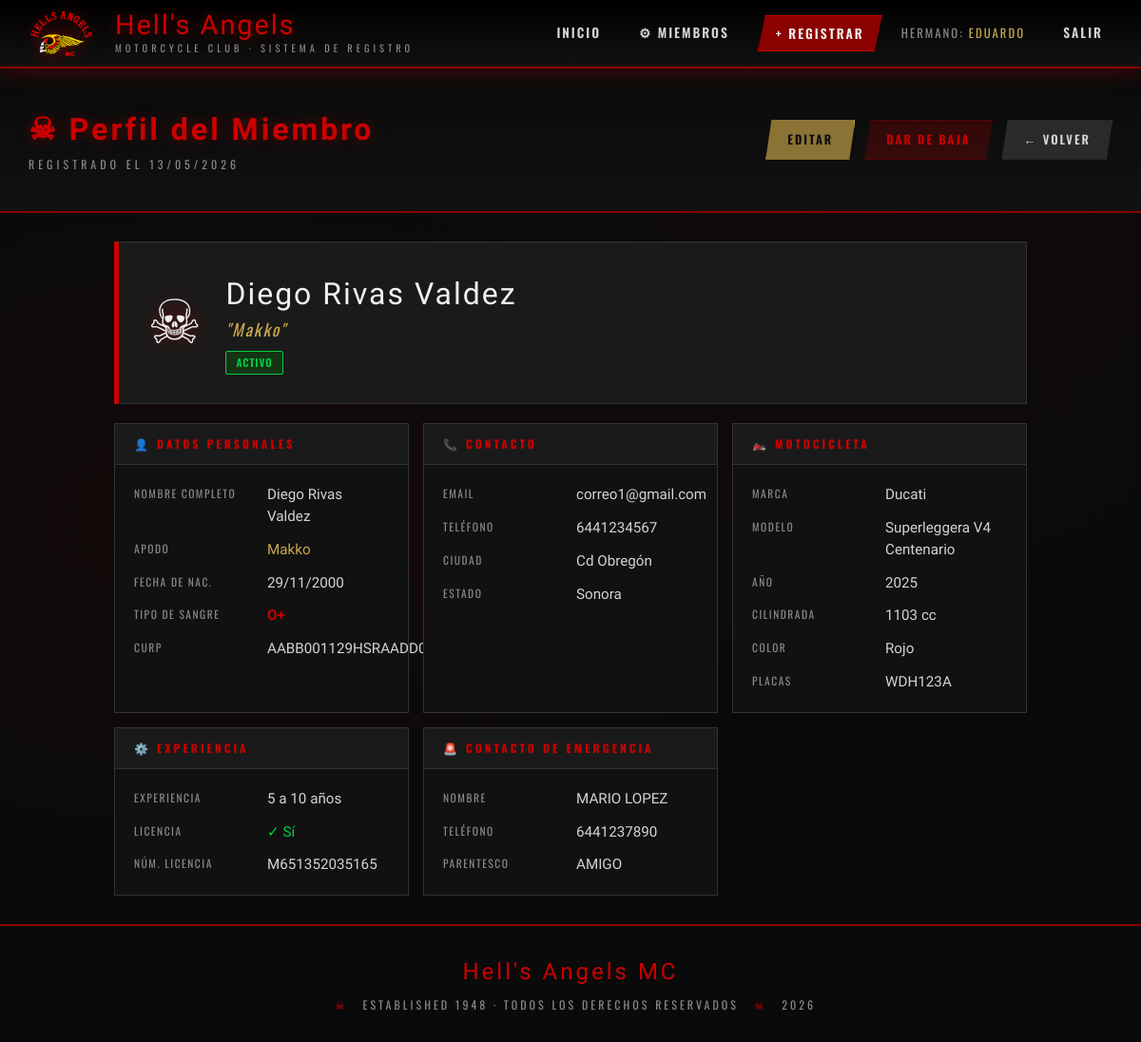
Screenshot of /miembros/1/ (signed in) with the database file from the repository.
### club/models.py (models this page shows, shortened)
class Motociclista(models.Model):
    nombre = models.CharField(max_length=100, verbose_name='Nombre(s)')
    apellido_paterno = models.CharField(max_length=100, verbose_name='Apellido Paterno')
    apellido_materno = models.CharField(max_length=100, verbose_name='Apellido Materno', blank=True)
    apodo = models.CharField(max_length=100, verbose_name='Apodo / Alias', blank=True)
    fecha_nacimiento = models.DateField(verbose_name='Fecha de Nacimiento')
    tipo_sangre = models.CharField(max_length=5, choices=TIPO_SANGRE_CHOICES, verbose_name='Tipo de Sangre')
    curp = models.CharField(max_length=18, verbose_name='CURP', blank=True)
    email = models.EmailField(verbose_name='Correo Electrónico', unique=True)
    telefono = models.CharField(max_length=15, verbose_name='Teléfono')
    ciudad = models.CharField(max_length=100, verbose_name='Ciudad')
    estado_republica = models.CharField(max_length=100, verbose_name='Estado')
    direccion = models.TextField(verbose_name='Dirección', blank=True)
    marca_moto = models.CharField(max_length=100, verbose_name='Marca de la Motocicleta')
    modelo_moto = models.CharField(max_length=100, verbose_name='Modelo')
    año_moto = models.IntegerField(verbose_name='Año')
    cilindrada = models.CharField(max_length=50, verbose_name='Cilindrada (cc)')
    color_moto = models.CharField(max_length=50, verbose_name='Color')
    placa = models.CharField(max_length=20, verbose_name='Placas')
    vehiculo_modelo = models.CharField(max_length=100, verbose_name='Vehículo Modelo', blank=True)
    vehiculo_placa = models.CharField(max_length=20, verbose_name='Vehículo Placa', blank=True)
    años_experiencia = models.CharField(max_length=20, choices=EXPERIENCIA_CHOICES, verbose_name='Años de Experiencia')
    tiene_licencia = models.BooleanField(default=True, verbose_name='¿Cuenta con Licencia?')
    numero_licencia = models.CharField(max_length=50, verbose_name='Número de Licencia', blank=True)
    contacto_emergencia_nombre = models.CharField(max_length=200, verbose_name='Nombre del Contacto de Emergencia')
    contacto_emergencia_telefono = models.CharField(max_length=15, verbose_name='Teléfono de Emergencia')
    contacto_emergencia_parentesco = models.CharField(max_length=50, verbose_name='Parentesco')
    grupo_sanguineo = models.CharField(max_length=5, choices=GRUPO_SANGUINEO_CHOICES, verbose_name='Grupo Sanguíneo', blank=True)
    es_alergico = models.CharField(max_length=2, choices=SI_NO_CHOICES, verbose_name='¿Es alérgico a?', blank=True)
    alergico_especifique = models.CharField(max_length=200, verbose_name='Especifique alergia', blank=True)
    padecimiento_fisico = models.CharField(max_length=2, choices=SI_NO_CHOICES, verbose_name='¿Sufre algún padecimiento físico?', blank=True)
    padecimiento_especifique = models.CharField(max_length=200, verbose_name='Especifique padecimiento', blank=True)
    tratamiento_medico = models.CharField(max_length=2, choices=SI_NO_CHOICES, verbose_name='¿Está bajo algún tratamiento médico?', blank=True)
    tratamiento_especifique = models.CharField(max_length=200, verbose_name='Especifique tratamiento', blank=True)
    toma_medicamento = models.CharField(max_length=2, choices=SI_NO_CHOICES, verbose_name='¿Toma algún medicamento?', blank=True)
    medicamento_especifique = models.CharField(max_length=200, verbose_name='Especifique medicamento', blank=True)
    forma_suministro = models.CharField(max_length=200, verbose_name='Forma de suministro', blank=True)
    seguro_medico = models.CharField(max_length=2, choices=SI_NO_CHOICES, verbose_name='¿Posee seguro médico?', blank=True)
    seguro_especifique = models.CharField(max_length=200, verbose_name='Especifique seguro', blank=True)
    documentos = models.FileField(upload_to='documentos/', verbose_name='Adjuntar Documentos', blank=True, null=True)
    foto_identificacion = models.FileField(upload_to='identificaciones/', verbose_name='Adjuntar Foto de Identificación', blank=True, null=True)
    acepta_responsabilidad = models.BooleanField(default=False, verbose_name='Acepto la Liberación de Responsabilidad Social')
    acepta_tratamiento_datos = models.BooleanField(default=False, verbose_name='Acepto el Tratamiento de Datos')
    acepta_privacidad = models.BooleanField(default=False, verbose_name='Acepto la Política de Privacidad')
    acepta_permiso_fotos = models.BooleanField(default=False, verbose_name='Acepto el Permiso de Fotografías')
    firma = models.TextField(verbose_name='Firma de Conformidad', blank=True, help_text='Datos de firma en formato base64')
    estado = models.CharField(max_length=20, choices=ESTADO_CHOICES, default='activo', verbose_name='Estado')
    fecha_registro = models.DateTimeField(auto_now_add=True, verbose_name='Fecha de Registro')
    fecha_actualizacion = models.DateTimeField(auto_now=True, verbose_name='Última Actualización')
    notas = models.TextField(blank=True, verbose_name='Notas Adicionales')
    class Meta:
        verbose_name = 'Motociclista'
        verbose_name_plural = 'Motociclistas'
        ordering = ['-fecha_registro']
    def nombre_completo(self):
        return f"{self.nombre} {self.apellido_paterno} {self.apellido_materno}".strip()

### club/views.py (the view)
# urls.py: path('miembros/<int:pk>/', views.detalle_motociclista, name='detalle_motociclista'),
@login_required
def detalle_motociclista(request, pk):
    motociclista = get_object_or_404(Motociclista, pk=pk)
    return render(request, 'club/detalle.html', {'motociclista': motociclista})

### templates/club/detalle.html (shortened to what this page needs)
{% extends 'club/base.html' %}
{% block content %}
<div class="page-header">
  <div>
    <h1 class="page-header-title">☠ Perfil del Miembro</h1>
    <p class="page-header-sub">Registrado el {{ motociclista.fecha_registro|date:"d/m/Y" }}</p>
  </div>
  <div style="display:flex;gap:10px;">
    <a href="{% url 'editar_motociclista' motociclista.pk %}" class="btn btn-dorado">Editar</a>
    <a href="{% url 'eliminar_motociclista' motociclista.pk %}" class="btn btn-peligro">Dar de Baja</a>
    <a href="{% url 'lista_motociclistas' %}" class="btn btn-gris">← Volver</a>
  </div>
</div>
<div class="detalle-container">
  <div class="detalle-header">
    <div class="detalle-skull">☠</div>
    <div>
      <div class="detalle-nombre">{{ motociclista.nombre_completo }}</div>
      {% if motociclista.apodo %}
      <div class="detalle-apodo">"{{ motociclista.apodo }}"</div>
      {% endif %}
      <div style="margin-top:10px;">
        <span class="badge-estado badge-{{ motociclista.estado }}">{{ motociclista.get_estado_display }}</span>
      </div>
    </div>
  </div>
  <div class="detalle-grid">
    <div class="detalle-card">
      <div class="detalle-card-header">👤 Datos Personales</div>
      <div class="detalle-card-body">
        <div class="detalle-campo">
          <span class="detalle-campo-label">Nombre completo</span>
          <span class="detalle-campo-valor">{{ motociclista.nombre_completo }}</span>
        </div>
        <div class="detalle-campo">
          <span class="detalle-campo-label">Apodo</span>
          <span class="detalle-campo-valor" style="color:var(--dorado);">{{ motociclista.apodo|default:"—" }}</span>
        </div>
        <div class="detalle-campo">
          <span class="detalle-campo-label">Fecha de nac.</span>
          <span class="detalle-campo-valor">{{ motociclista.fecha_nacimiento|date:"d/m/Y" }}</span>
        </div>
        <div class="detalle-campo">
          <span class="detalle-campo-label">Tipo de sangre</span>
          <span class="detalle-campo-valor" style="color:var(--rojo); font-weight:bold;">{{ motociclista.tipo_sangre }}</span>
        </div>
        <div class="detalle-campo">
          <span class="detalle-campo-label">CURP</span>
          <span class="detalle-campo-valor">{{ motociclista.curp|default:"—" }}</span>
        </div>
      </div>
    </div>
    <div class="detalle-card">
      <div class="detalle-card-header">📞 Contacto</div>
      <div class="detalle-card-body">
        <div class="detalle-campo">
          <span class="detalle-campo-label">Email</span>
          <span class="detalle-campo-valor">{{ motociclista.email }}</span>
        </div>
        <div class="detalle-campo">
          <span class="detalle-campo-label">Teléfono</span>
          <span class="detalle-campo-valor">{{ motociclista.telefono }}</span>
        </div>
        <div class="detalle-campo">
          <span class="detalle-campo-label">Ciudad</span>
          <span class="detalle-campo-valor">{{ motociclista.ciudad }}</span>
        </div>
        <div class="detalle-campo">
          <span class="detalle-campo-label">Estado</span>
          <span class="detalle-campo-valor">{{ motociclista.estado_republica }}</span>
        </div>
      </div>
    </div>
    <div class="detalle-card">
      <div class="detalle-card-header">🏍️ Motocicleta</div>
      <div class="detalle-card-body">
        <div class="detalle-campo">
          <span class="detalle-campo-label">Marca</span>
          <span class="detalle-campo-valor">{{ motociclista.marca_moto }}</span>
        </div>
        <div class="detalle-campo">
          <span class="detalle-campo-label">Modelo</span>
          <span class="detalle-campo-valor">{{ motociclista.modelo_moto }}</span>
        </div>
        <div class="detalle-campo">
          <span class="detalle-campo-label">Año</span>
          <span class="detalle-campo-valor">{{ motociclista.año_moto }}</span>
        </div>
        <div class="detalle-campo">
          <span class="detalle-campo-label">Cilindrada</span>
          <span class="detalle-campo-valor">{{ motociclista.cilindrada }} cc</span>
        </div>
        <div class="detalle-campo">
          <span class="detalle-campo-label">Color</span>
          <span class="detalle-campo-valor">{{ motociclista.color_moto }}</span>
        </div>
        <div class="detalle-campo">
          <span class="detalle-campo-label">Placas</span>
          <span class="detalle-campo-valor">{{ motociclista.placa|default:"—" }}</span>
        </div>
      </div>
    </div>
    <div class="detalle-card">
      <div class="detalle-card-header">⚙️ Experiencia</div>
      <div class="detalle-card-body">
        <div class="detalle-campo">
          <span class="detalle-campo-label">Experiencia</span>
          <span class="detalle-campo-valor">{{ motociclista.get_años_experiencia_display }}</span>
        </div>
        <div class="detalle-campo">
          <span class="detalle-campo-label">Licencia</span>
          <span class="detalle-campo-valor">
            {% if motociclista.tiene_licencia %}
              <span style="color:#00cc44;">✓ Sí</span>
            {% else %}
              <span style="color:var(--rojo);">✗ No</span>
            {% endif %}
          </span>
        </div>
        {% if motociclista.numero_licencia %}
        <div class="detalle-campo">
          <span class="detalle-campo-label">Núm. Licencia</span>
          <span class="detalle-campo-valor">{{ motociclista.numero_licencia }}</span>
        </div>
        {% endif %}
      </div>
    </div>
    <div class="detalle-card">
      <div class="detalle-card-header">🚨 Contacto de Emergencia</div>
      <div class="detalle-card-body">
        <div class="detalle-campo">
          <span class="detalle-campo-label">Nombre</span>
          <span class="detalle-campo-valor">{{ motociclista.contacto_emergencia_nombre }}</span>
        </div>
        <div class="detalle-campo">
          <span class="detalle-campo-label">Teléfono</span>
          <span class="detalle-campo-valor">{{ motociclista.contacto_emergencia_telefono }}</span>
        </div>
        <div class="detalle-campo">
          <span class="detalle-campo-label">Parentesco</span>
          <span class="detalle-campo-valor">{{ motociclista.contacto_emergencia_parentesco }}</span>
        </div>
      </div>
    </div>
  </div>
</div>
{% endblock %}

### templates/club/base.html (shortened to what this page needs)
{% load static %}
<!DOCTYPE html>
<html lang="es">
<head>
  <link rel="stylesheet" href="{% static 'css/estilo.css' %}">
</head>
<body>
  <nav class="navbar" style="display:flex; align-items:center; justify-content:space-between;">
    <a href="{% url 'home' %}" class="navbar-brand">
      <img src="{% static 'img/Hells-Angels-Logo.png' %}" alt="Hell's Angels MC" class="brand-logo-img">
      <div>
        <span class="brand-logo">Hell's Angels</span>
        <span class="brand-sub">Motorcycle Club · Sistema de Registro</span>
      </div>
    </a>
    <ul class="nav-links">
      <li><a href="{% url 'home' %}">Inicio</a></li>
      {% if user.is_authenticated %}
        <li><a href="{% url 'lista_motociclistas' %}">⚙ Miembros</a></li>
        <li><a href="{% url 'crear_motociclista' %}" class="btn-registrar">+ Registrar</a></li>
        <li>
          <span class="nav-user">Hermano: <span>{{ user.username }}</span></span>
        </li>
        <li><a href="{% url 'logout' %}">Salir</a></li>
      {% else %}
        <li><a href="{% url 'login' %}">Acceder</a></li>
      {% endif %}
    </ul>
  </nav>
  {% block content %}{% endblock %}
  <footer>
    <span class="footer-logo">Hell's Angels MC</span>
    <p>
      <span class="footer-divider">☠</span>
      Established 1948 · Todos los derechos reservados
      <span class="footer-divider">☠</span>
      <span id="current-year"></span>
    </p>
  </footer>
</body>
</html>

### rows the page displays
Motociclista: fecha_registro "13/05/2026", nombre_completo "Diego Rivas Valdez", apodo "Makko", estado "ACTIVO", fecha_nacimiento "29/11/2000", tipo_sangre "O+", curp "AABB001129HSRAADD0", email "correo1@gmail.com", telefono "6441234567", ciudad "Cd Obregón", estado_republica "Sonora", marca_moto "Ducati", modelo_moto "Superleggera V4 Centenario", año_moto "2025", cilindrada "1103", color_moto "Rojo", placa "WDH123A", años_experiencia "5 a 10 años", numero_licencia "M651352035165", contacto_emergencia_nombre "MARIO LOPEZ", contacto_emergencia_telefono "6441237890", contacto_emergencia_parentesco "AMIGO"

### other values shown
{{ user.username }} "EDUARDO"
